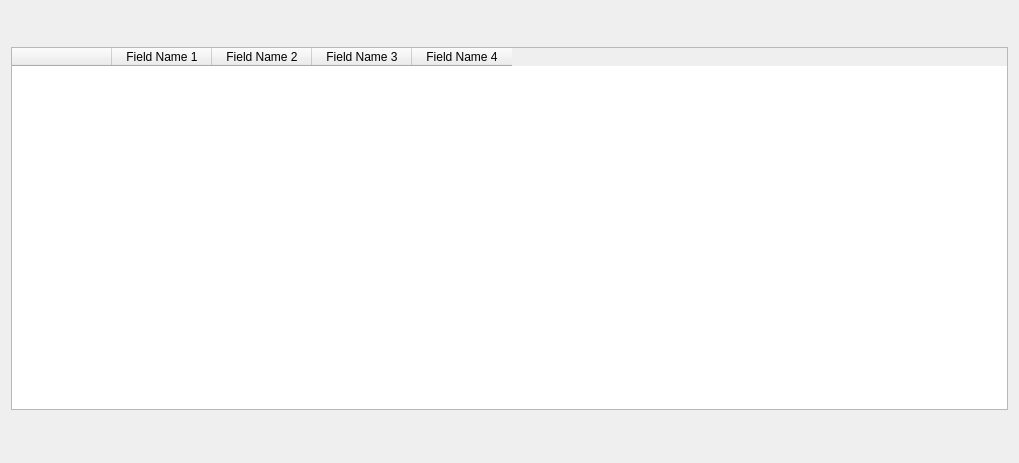
<?xml version="1.0" encoding="UTF-8"?>
<ui version="4.0">
 <class>SQL_INDEX_BATCH</class>
 <widget class="QDialog" name="SQL_INDEX_BATCH">
  <property name="geometry">
   <rect>
    <x>0</x>
    <y>0</y>
    <width>1019</width>
    <height>463</height>
   </rect>
  </property>
  <property name="sizePolicy">
   <sizepolicy hsizetype="Expanding" vsizetype="Expanding">
    <horstretch>0</horstretch>
    <verstretch>0</verstretch>
   </sizepolicy>
  </property>
  <property name="windowTitle">
   <string>INDEXES</string>
  </property>
  <layout class="QGridLayout" name="gridLayout" rowstretch="5,50,5" columnstretch="50,10">
   <property name="sizeConstraint">
    <enum>QLayout::SetNoConstraint</enum>
   </property>
   <item row="0" column="0">
    <spacer name="verticalSpacer">
     <property name="orientation">
      <enum>Qt::Vertical</enum>
     </property>
     <property name="sizeType">
      <enum>QSizePolicy::Expanding</enum>
     </property>
     <property name="sizeHint" stdset="0">
      <size>
       <width>20</width>
       <height>18</height>
      </size>
     </property>
    </spacer>
   </item>
   <item row="1" column="0" colspan="2">
    <widget class="QTableWidget" name="tableWidget_indexler">
     <column>
      <property name="text">
       <string/>
      </property>
     </column>
     <column>
      <property name="text">
       <string>Field Name 1</string>
      </property>
     </column>
     <column>
      <property name="text">
       <string>Field Name 2</string>
      </property>
     </column>
     <column>
      <property name="text">
       <string>Field Name 3</string>
      </property>
     </column>
     <column>
      <property name="text">
       <string>Field Name 4</string>
      </property>
     </column>
    </widget>
   </item>
   <item row="2" column="0">
    <spacer name="horizontalSpacer">
     <property name="orientation">
      <enum>Qt::Horizontal</enum>
     </property>
     <property name="sizeHint" stdset="0">
      <size>
       <width>770</width>
       <height>20</height>
      </size>
     </property>
    </spacer>
   </item>
   <item row="2" column="1">
    <widget class="QWidget" name="widget_batch_buttons" native="true">
     <property name="sizePolicy">
      <sizepolicy hsizetype="Expanding" vsizetype="Expanding">
       <horstretch>0</horstretch>
       <verstretch>0</verstretch>
      </sizepolicy>
     </property>
    </widget>
   </item>
  </layout>
 </widget>
 <tabstops>
  <tabstop>tableWidget_indexler</tabstop>
 </tabstops>
 <resources/>
 <connections/>
</ui>
